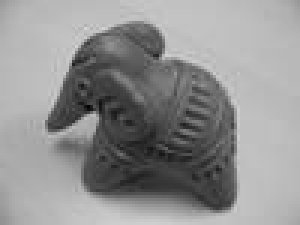
//> input picture dinic/banana1-gr-100.jpg, 100 x 75 px (shown 3 times larger)
$ ./Source   (built with g++ and OpenCV 4)
//> lines starting //> are read from the running program, lines starting //| are printed output that depends on the picture; after the words box and inside, x2 and y2 are one past the last pixel; in counts of white or black regions, pixels touching at a corner belong together
#include <iostream>
#include <fstream>
#include <cmath>
#include <string>
#include <opencv2/opencv.hpp>

static const int maxn{ 10803 };
static const int inf{ 1000000000 };

static int n{}, c[maxn][maxn]{}, f[maxn][maxn]{}, s{}, t{}, d[maxn]{}, ptr[maxn]{}, q[maxn]{}, rn[maxn][maxn]{}, mcS[maxn]{}, mcT[maxn]{};

static int rowsImg{}, colsImg{};

bool bfs();
int dfs(int v, int u);
int dinic();
void RemNet();
void SearchNear(int vert);
void MinCut();

std::array<int, 2> decoder(int num, int cols);

int getMaxFlow(const std::string graphAddress);

void getImage(std::string imageAddress, const std::vector<std::array<int, 2>>& background, const std::vector<std::array<int, 2>>& object);

void setBackgroundAndObject(std::vector<std::array<int, 2>>& background, std::vector<std::array<int, 2>>& object);

bool checkAffiliation(const std::vector<std::array<int, 2>>& multiplicity, int i, int j);

double countMetricsOne(const std::string nameImageReuslt, const std::string nameImageSegment);

double countMetricsJaccard(const std::string nameImageReuslt, const std::string nameImageSegment);


static bool eightEdge{ true };
static double delta{ 5 };
static double lambda{ 20 };

int main() {
	//const std::string nameImage{ "fullmoon-gr-100" };

	std::cout << "Eight edges: y/n" << std::endl;
	char eE;
	std::cin >> eE;
//> the answer given: n

	while (true)
	{
		if (eE == 'y')
		{
			eightEdge = true;
			break;
		}
		if (eE == 'n')
		{
			eightEdge = false;
			break;
		}
		else std::cout << "Insert correct symbol: ";
		std::cin >> eE;
	}

	double deltaInput;

	std::cout << "Select delta: (0,100)" << std::endl;
	while (true)
	{
		std::cin >> deltaInput;
//> the answer given: 1
		if (deltaInput > 0 && deltaInput <= 100)
		{
			delta = deltaInput;
			break;
		}
		else std::cout << "Insert correct value: ";
	}

	double lambdaInput;

	std::cout << "Select lambda: (0,1000)" << std::endl;
	while (true)
	{
		std::cin >> lambdaInput;
//> the answer given: 1
		if (lambdaInput > 0 && lambdaInput <= 1000)
		{
			lambda = lambdaInput;
			break;
		}
		else std::cout << "Insert correct value: ";
	}


	const std::string nameImage{ "banana1-gr-100" };

	std::vector<std::array<int, 2>> background{};
	std::vector<std::array<int, 2>> object{};

	setBackgroundAndObject(background, object);
//> the answer given: n

	getImage(nameImage, background, object);

	int maxFlow{ getMaxFlow(nameImage + ".txt") };

	std::cout << maxFlow << std::endl;

	RemNet();
	MinCut();

	cv::Mat A{ cv::imread(nameImage + ".jpg", cv::IMREAD_GRAYSCALE) };
	for (int i = 1; i < n - 1; ++i) {
		std::array<int, 2> xy = decoder(i, colsImg);

		if (mcS[i] == 1)
			A.at<uchar>(xy[0], xy[1]) = 255;
		else
			A.at<uchar>(xy[0], xy[1]) = 0;
	}
	//std::cout << "end" << std::endl;

	cv::imwrite(nameImage + "_result" + ".jpg", A);

	double metricsOne{ countMetricsOne(nameImage + "_result", nameImage + "-segments") };

	double metricsJaccard{ countMetricsJaccard(nameImage + "_result", nameImage + "-segments") };

	std::cout << metricsOne << std::endl;
	std::cout << metricsJaccard << std::endl;

	//cv::imshow("window", A);
	//cv::waitKey();

	return 0;
}

bool bfs() {
	int qh{ 0 }, qt{ 0 };

	q[qt++] = s;
	memset(d, -1, n * sizeof d[0]);
	d[s] = 0;

	while (qh < qt) {
		int v{ q[qh++] };
		for (int to{ 0 }; to < n; ++to) {
			if (d[to] == -1 && f[v][to] < c[v][to]) {
				q[qt++] = to;
				d[to] = d[v] + 1;
			}
		}
	}
	return d[t] != -1;
}

int dfs(int v, int u) {
	if (!u) {
		return 0;
	}
	if (v == t) {
		return u;
	}

	for (int& to{ ptr[v] }; to < n; ++to) {
		if (d[to] != d[v] + 1) {
			continue;
		}
		int pushed{ dfs(to, fminf(u, c[v][to] - f[v][to])) };

		if (pushed) {
			f[v][to] += pushed;
			f[to][v] -= pushed;

			return pushed;
		}
	}
	return 0;
}

int dinic() {
	int u{ 0 };
	while (true) {
		if (!bfs()) {
			break;
		}

		memset(ptr, 0, n * sizeof ptr[0]);

		while (int pushed = dfs(s, inf)) {
			u += pushed;
		}
	}
	return u;
}

void RemNet()
{
	for (int i = 0; i < n; ++i)
	{
		for (int j = 0; j < n; ++j)
			if (i >= j)
				rn[i][j] = 0;
			else rn[i][j] = c[i][j] - f[i][j];
	}
}

void SearchNear(int vert)
{
	mcS[vert] = 1;
	for (int i = 0; i < n; ++i)
		if (rn[vert][i] > 0)
			if (mcS[i] == 0)
				SearchNear(i);
}

void MinCut()
{
	for (int i = 0; i < n; ++i)
		mcS[i] = 0;

	SearchNear(0);

	for (int i = 0; i < n; ++i)
		if (mcS[i] == 0)
			mcT[i] = 1;
		else mcT[i] = 0;
}

int getMaxFlow(const std::string graphAddress) {
	int v{};
	std::fstream file{ graphAddress };
	//file.open("test_1.txt");

	file >> n;
	file >> v;

	s = 0;
	t = n - 1;

	for (int i{ 0 }; i < v; ++i) {
		int a{}, b{}, cost{};
		file >> a;
		file >> b;
		//a -= 1;
		//b -= 1;
		file >> cost;

		c[a][b] = cost;

	}
	file.close();

	int f;

	f = dinic();

	return f;
}

void getImage(const std::string imageAddress, const std::vector<std::array<int, 2>>& background, const std::vector<std::array<int, 2>>& object) {
//> called with imageAddress = "banana1-gr-100"
	cv::Mat img{ cv::imread(imageAddress + ".jpg", cv::IMREAD_GRAYSCALE) };
//> img is the input picture: 75 rows x 100 cols, CV_8UC1; min 0, max 213, mean 145.2

	rowsImg = img.rows;
//> rowsImg = 75
	colsImg = img.cols;
//> colsImg = 100

	//cv::imshow("window", img);
	//cv::waitKey();

	std::vector<std::array<int, 3>> graph{};
	int vertexNum{ 0 };
	int edgeNum{ 0 };

	std::cout << img.rows << ' ' << img.cols << std::endl;
//| 75 100

	std::array<double, 255> probabilityBackground{};

	for (int i{ 0 }; i < probabilityBackground.size(); ++i) {
		probabilityBackground.at(i) = 0.1e-6;
	}

	for (int i{ 0 }; i < background.size(); ++i) {
		int intensity{ static_cast<int>(img.at<uchar>(background.at(i).at(0), background.at(i).at(1))) };

		++probabilityBackground.at(intensity);
	}
//> this loop made 169 passes
//> intensity on passes 1 to 3: 153, 156, 161
//> after the loop, probabilityBackground = 255 values, max 16 at index 185, min 1e-07 at index 0, mean 0.663

	for (int i{ 0 }; i < img.rows; ++i) {
		for (int j{ 0 }; j < img.cols; ++j) {
			int sourceVertex{ vertexNum };
			int currentVertex{ i * img.cols + j + 1 };
			int wieghEdge{};

			if (checkAffiliation(background, i, j)) {
				wieghEdge = 0;
				graph.push_back(std::array<int, 3>{sourceVertex, currentVertex, wieghEdge });

				++edgeNum;
			}
			else if (!checkAffiliation(object, i, j)) {
				int intensity{ static_cast<int>(img.at<uchar>(i, j)) };
				wieghEdge = static_cast<int>(-lambda * log(probabilityBackground.at(intensity) / background.size()) * 100);
				//if (wieghEdge >= 0) {
				graph.push_back(std::array<int, 3>{sourceVertex, currentVertex, wieghEdge });

				++edgeNum;
				//}
			}
		}
	}
//> this loop made 75 passes
//> edgeNum on passes 1 to 12: 100, 200, 300, 400, 500, 600, 700, 800, 900, 1000, 1100, 1200
//> after the loop, graph = 7430 items; edgeNum = 7430
	++vertexNum;

	for (int i{ 0 }; i < img.rows; ++i) {
		for (int j{ 0 }; j < img.cols; ++j) {
			if (j < img.cols - 1) {
				int currentVertex{ i * img.cols + j + 1 };
				int rightVertex{ i * img.cols + j + 2 };
				int wieghEdge{ static_cast<int>(exp(-(pow(abs(static_cast<int>(img.at<uchar>(i, j)) - static_cast<int>(img.at<uchar>(i, j + 1))), 2)) / (2 * pow(delta, 2))) * 100) };

				graph.push_back(std::array<int, 3>{currentVertex, rightVertex, wieghEdge });
				++edgeNum;
			}

			if (i < img.rows - 1) {
				int currentVertex{ i * img.cols + j + 1 };
				int downVertex{ ((i + 1) * img.cols + j + 1) };
				int wieghEdge{ static_cast<int>(exp(-(pow(abs(static_cast<int>(img.at<uchar>(i, j)) - static_cast<int>(img.at<uchar>(i + 1, j))), 2)) / (2 * pow(delta, 2))) * 100) };

				graph.push_back(std::array<int, 3>{currentVertex, downVertex, wieghEdge });
				++edgeNum;
			}

			if (j > 0) {
				int currentVertex{ i * img.cols + j + 1 };
				int leftVertex{ (i * img.cols + j) };
				int wieghEdge{ static_cast<int>(exp(-(pow(abs(static_cast<int>(img.at<uchar>(i, j)) - static_cast<int>(img.at<uchar>(i, j - 1))), 2)) / (2 * pow(delta, 2))) * 100) };

				graph.push_back(std::array<int, 3>{currentVertex, leftVertex, wieghEdge });
				++edgeNum;
			}

			if (i > 0) {
				int currentVertex{ i * img.cols + j + 1 };
				int upVertex{ ((i - 1) * img.cols + j + 1) };
				int wieghEdge{ static_cast<int>(exp(-(pow(abs(static_cast<int>(img.at<uchar>(i, j)) - static_cast<int>(img.at<uchar>(i - 1, j))), 2)) / (2 * pow(delta, 2))) * 100) };

				graph.push_back(std::array<int, 3>{currentVertex, upVertex, wieghEdge });
				++edgeNum;
			}

			if (eightEdge) {

				if ((i > 0) && (j < img.cols - 1)) {
					int currentVertex{ i * img.cols + j + 1 };
					int upRightVertex{ ((i - 1) * img.cols + j + 2) };
					int wieghEdge{ static_cast<int>(exp(-(pow(abs(static_cast<int>(img.at<uchar>(i, j)) - static_cast<int>(img.at<uchar>(i - 1, j + 1))), 2)) / (2 * pow(delta, 2)))* (1 / sqrt(2)) * 100) };

					graph.push_back(std::array<int, 3>{currentVertex, upRightVertex, wieghEdge });
					++edgeNum;
				}

				if ((i < img.rows - 1) && (j < img.cols - 1)) {
					int currentVertex{ i * img.cols + j + 1 };
					int downRightVertex{ ((i + 1) * img.cols + j + 2) };
					int wieghEdge{ static_cast<int>(exp(-(pow(abs(static_cast<int>(img.at<uchar>(i, j)) - static_cast<int>(img.at<uchar>(i + 1, j + 1))), 2)) / (2 * pow(delta, 2)))* (1 / sqrt(2)) * 100) };

					graph.push_back(std::array<int, 3>{currentVertex, downRightVertex, wieghEdge });
					++edgeNum;
				}

				if ((i < img.rows - 1) && (j > 0)) {
					int currentVertex{ i * img.cols + j + 1 };
					int downLeftVertex{ ((i + 1) * img.cols + j) };
					int wieghEdge{ static_cast<int>(exp(-(pow(abs(static_cast<int>(img.at<uchar>(i, j)) - static_cast<int>(img.at<uchar>(i + 1, j - 1))), 2)) / (2 * pow(delta, 2)))* (1 / sqrt(2)) * 100) };

					graph.push_back(std::array<int, 3>{currentVertex, downLeftVertex, wieghEdge });
					++edgeNum;
				}

				if ((i > 0) && (j > 0)) {
					int currentVertex{ i * img.cols + j + 1 };
					int downLeftVertex{ ((i - 1) * img.cols + j) };
					int wieghEdge{ static_cast<int>(exp(-(pow(abs(static_cast<int>(img.at<uchar>(i, j)) - static_cast<int>(img.at<uchar>(i - 1, j - 1))), 2)) / (2 * pow(delta, 2)))* (1 / sqrt(2)) * 100) };

					graph.push_back(std::array<int, 3>{currentVertex, downLeftVertex, wieghEdge });
					++edgeNum;
				}
			}
			++vertexNum;
		}
	}
//> this loop made 75 passes
//> (edgeNum, vertexNum) on passes 1 to 12: (7728, 101), (8126, 201), (8524, 301), (8922, 401), (9320, 501), (9718, 601), (10116, 701), (10514, 801), (10912, 901), (11310, 1001), (11708, 1101), (12106, 1201)
//> after the loop, graph = 37080 items; edgeNum = 37080; vertexNum = 7501

	std::array<double, 255> probabilityObject{};


	for (int i{ 0 }; i < probabilityObject.size(); ++i) {
		probabilityObject.at(i) = 0.1e-6;
	}

	for (int i{ 0 }; i < object.size(); ++i) {
		int intensity{ static_cast<int>(img.at<uchar>(object.at(i).at(0), object.at(i).at(1))) };

		++probabilityObject.at(intensity);
	}
//> this loop made 70 passes
//> intensity on passes 1 to 12: 116, 113, 83, 84, 113, 117, 116, 100, 122, 94, 64, 99
//> after the loop, probabilityObject = 255 values, max 5 at index 116, min 1e-07 at index 0, mean 0.275

	for (int i{ 0 }; i < img.rows; ++i) {
		for (int j{ 0 }; j < img.cols; ++j) {
			int currentVertex{ i * img.cols + j + 1 };
			int sinkVertex{ vertexNum };
			int wieghEdge{};

			if (checkAffiliation(object, i, j)) {
				wieghEdge = 0;
				graph.push_back(std::array<int, 3>{currentVertex, sinkVertex, wieghEdge });

				++edgeNum;
			}
			else if (!checkAffiliation(background, i, j)) {
				int intensity{ static_cast<int>(img.at<uchar>(i, j)) };
				wieghEdge = static_cast<int>(-lambda * log(probabilityObject.at(intensity) / object.size()) * 100); // back - obj
				//if (wieghEdge >= 0) {
				graph.push_back(std::array<int, 3>{currentVertex, sinkVertex, wieghEdge });

				++edgeNum;
				//}
			}
		}
	}
//> this loop made 75 passes
//> edgeNum on passes 1 to 12: 37167, 37267, 37367, 37467, 37567, 37667, 37754, 37854, 37954, 38054, 38154, 38254
//> after the loop, graph = 44411 items; edgeNum = 44411
	++vertexNum;
//> vertexNum = 7502

	std::ofstream outf(imageAddress + ".txt");
	outf << vertexNum << ' ' << edgeNum << std::endl;
	for (int i{ 0 }; i < graph.size(); ++i) {
		outf << graph.at(i).at(0) << ' ' << graph.at(i).at(1) << ' ' << graph.at(i).at(2) << std::endl;
	}
//> after the loop in main, `for (int i = 1; i < n - 1; ++i)`:
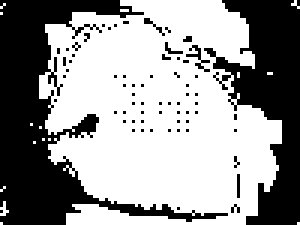
//> A: 75 rows x 100 cols, CV_8UC1 (shown 3 times larger); 59.7% white; 67 black regions (64 under 20 px), largest, box (x1, y1, x2, y2) and area: (0, 0, 76, 75) 1727, (68, 0, 100, 75) 1159, (62, 15, 70, 24) 21

	outf.close();
}

void setBackgroundAndObject(std::vector<std::array<int, 2>>& background, std::vector<std::array<int, 2>>& object) {
	// [94 lines of commented-out code are left out]
	for (int i{ 0 }; i <= 73; i += 6) {
		for (int j{ 0 }; j <= 12; j += 1) {
			background.push_back(std::array<int, 2> {i, j});
		}
	}

	for (int i{ 25 }; i <= 43; i += 3) {
		for (int j{ 38 }; j <= 65; j += 3) {
			object.push_back(std::array<int, 2> {i, j});
		}
	}


	// [17 lines of commented-out code are left out]

	std::cout << "Would you like to add more pixels to bkg/obj? - y/n" << std::endl;
	char add;
	while (true)
	{
		std::cin >> add;
		if (add == 'n')
			break;
		if (add == 'y')
		{

			while (true)
			{
				std::cout << "Add to bkg/add to obj/exit: b/o/e" << std::endl;
				std::cin >> add;
				if (add == 'b')
				{
					int x, y;
					std::cout << "Insert (x,y): ";
					std::cin >> x >> y;
					background.push_back(std::array<int, 2> {x, y});
				}
				if (add == 'o')
				{
					int x, y;
					std::cout << "Insert (x,y): ";
					std::cin >> x >> y;
					object.push_back(std::array<int, 2> {x, y});
				}
				if (add == 'e')
					break;
			}
			break;
		}
		else std::cout << "Insert correct value: ";
	}


	// [24 lines of commented-out code are left out]
}

bool checkAffiliation(const std::vector<std::array<int, 2>>& multiplicity, int i, int j) {
	for (int k{ 0 }; k < multiplicity.size(); ++k) {
		if ((multiplicity.at(k).at(0) == i) && (multiplicity.at(k).at(1) == j)) {
			return true;
		}
	}
	return false;
}

std::array<int, 2> decoder(int num, int cols) {
	std::array<int, 2> cord{};

	--num;
	int i{ 0 };
	while (num >= cols * i) {
		++i;
	}
	--i;

	num -= cols * i;

	int j{ num };

	return std::array<int, 2>{ i, j };
}

double countMetricsOne(const std::string nameImageReuslt, const std::string nameImageSegment) {
//> called with nameImageReuslt = "banana1-gr-100_result", nameImageSegment = "banana1-gr-100-segments"
	cv::Mat imageResult{ cv::imread(nameImageReuslt + ".jpg", cv::IMREAD_GRAYSCALE) };
//> imageResult: 75 rows x 100 cols, CV_8UC1; min 0, max 255, mean 152.1
	cv::Mat imageSegment{ cv::imread(nameImageSegment + ".jpg", cv::IMREAD_GRAYSCALE) };
//> banana1-gr-100-segments.jpg cannot be read in this run, so this picture is empty

	double samePixelNum{};
	const int pixelNum{ imageResult.rows * imageResult.cols };
//> pixelNum = 7500

//> (the run ends here: the program crashes, at `for (int i{ 0 }; i < imageResult.rows; ++i)`)
